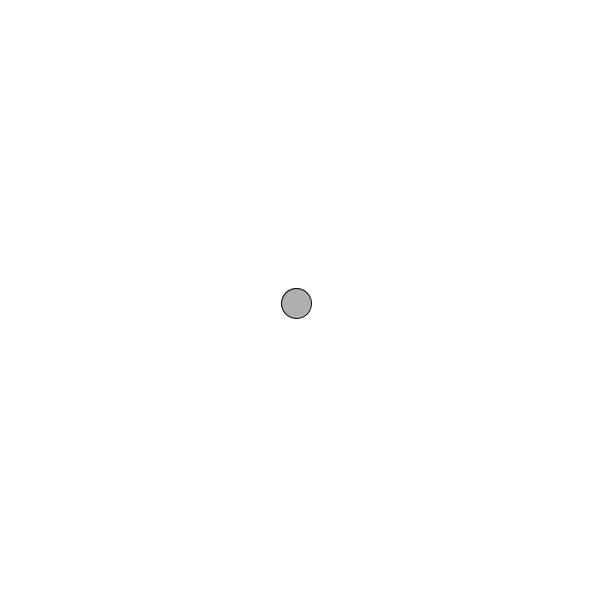
Frame 1 (no input)
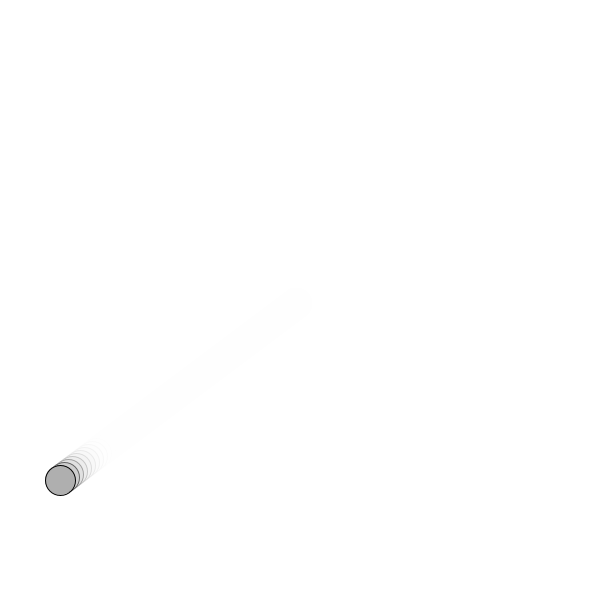
Frame 60 (the mouse pressed at the canvas centre just before this capture)
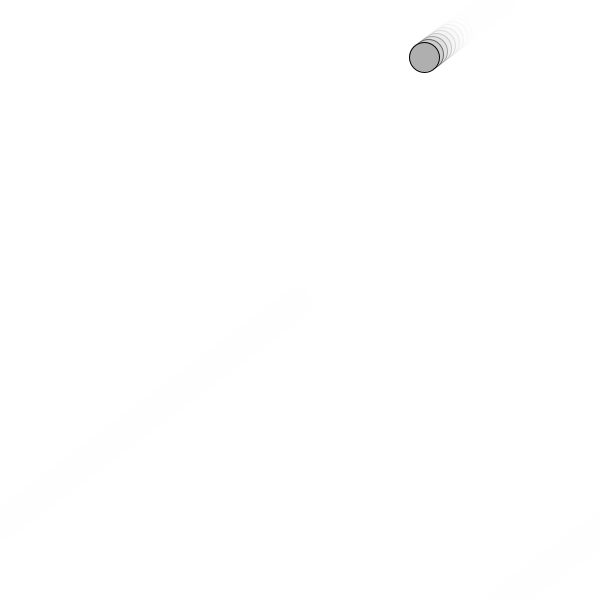
Frame 120 (the mouse held since frame 60 and released just before this capture)

The Processing sketch that drew these frames (run headless with seeded random() and noise(); from frame 60 on, the mouse is pressed at the canvas centre):

// Processing sketch: velocity
// ── velocity.pde

PVector position = new PVector(300, 300);
PVector velocity = new PVector(-4, 3);

void setup () {
  size(600, 600);
  
  background(255);
}

void draw () {
  noStroke();
  fill(255, 100);
  rect(0, 0, width, height);

  update();
  checkEdges();
  render();
}

void update () {
  position.add(velocity);
}

void checkEdges () {
  if (position.x > width) {
    position.x = 0;
  } else if (position.x < 0) {
    position.x = width;
  }

  if (position.y > height) {
    position.y = 0;
  } else if (position.y < 0) {
    position.y = height;
  }
}

void render () {
  stroke(0);
  fill(175);
  ellipse(position.x, position.y, 30, 30);
}

// ── Mover.pde
class Mover {

  PVector position;

  Mover () {
    position = new PVector(0, 0);
  }

  Mover (float x, float y) {
    position = new PVector(x, y);
  }

  void update () {
    position.add(velocity);
  }

  void checkEdges () {
    if (position.x > width) {
      position.x = 0;
    } else if (position.x < 0) {
      position.x = width;
    }

    if (position.y > height) {
      position.y = 0;
    } else if (position.y < 0) {
      position.y = height;
    }
  }

  void render () {
  }
}
